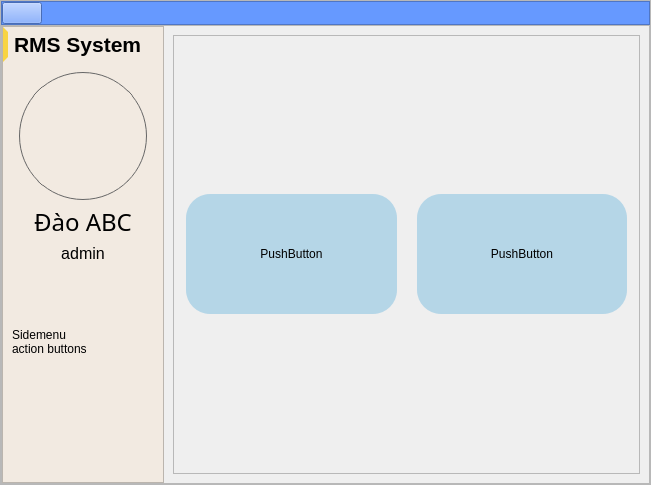
<?xml version="1.0" encoding="UTF-8"?>
<ui version="4.0">
 <class>MainWindow</class>
 <widget class="QMainWindow" name="MainWindow">
  <property name="geometry">
   <rect>
    <x>0</x>
    <y>0</y>
    <width>651</width>
    <height>485</height>
   </rect>
  </property>
  <property name="windowTitle">
   <string>MainWindow</string>
  </property>
  <widget class="QWidget" name="centralwidget">
   <layout class="QVBoxLayout" name="verticalLayout">
    <property name="spacing">
     <number>0</number>
    </property>
    <property name="leftMargin">
     <number>0</number>
    </property>
    <property name="topMargin">
     <number>0</number>
    </property>
    <property name="rightMargin">
     <number>0</number>
    </property>
    <property name="bottomMargin">
     <number>0</number>
    </property>
    <item>
     <widget class="QFrame" name="frame">
      <property name="sizePolicy">
       <sizepolicy hsizetype="Preferred" vsizetype="Expanding">
        <horstretch>0</horstretch>
        <verstretch>0</verstretch>
       </sizepolicy>
      </property>
      <property name="frameShape">
       <enum>QFrame::StyledPanel</enum>
      </property>
      <property name="frameShadow">
       <enum>QFrame::Raised</enum>
      </property>
      <layout class="QVBoxLayout" name="verticalLayout_3">
       <property name="spacing">
        <number>0</number>
       </property>
       <property name="leftMargin">
        <number>0</number>
       </property>
       <property name="topMargin">
        <number>0</number>
       </property>
       <property name="rightMargin">
        <number>0</number>
       </property>
       <property name="bottomMargin">
        <number>0</number>
       </property>
       <item>
        <widget class="QFrame" name="frame_2">
         <property name="styleSheet">
          <string notr="true">background-color: rgb(102, 153, 255);
color: rgb(255, 255, 255);</string>
         </property>
         <property name="frameShape">
          <enum>QFrame::StyledPanel</enum>
         </property>
         <property name="frameShadow">
          <enum>QFrame::Raised</enum>
         </property>
         <layout class="QHBoxLayout" name="horizontalLayout_4">
          <property name="spacing">
           <number>0</number>
          </property>
          <property name="leftMargin">
           <number>0</number>
          </property>
          <property name="topMargin">
           <number>0</number>
          </property>
          <property name="rightMargin">
           <number>0</number>
          </property>
          <property name="bottomMargin">
           <number>0</number>
          </property>
          <item alignment="Qt::AlignLeft">
           <widget class="QPushButton" name="pushButton_SideMenu">
            <property name="text">
             <string/>
            </property>
           </widget>
          </item>
         </layout>
        </widget>
       </item>
       <item>
        <widget class="QFrame" name="frame_16">
         <property name="frameShape">
          <enum>QFrame::StyledPanel</enum>
         </property>
         <property name="frameShadow">
          <enum>QFrame::Raised</enum>
         </property>
         <layout class="QHBoxLayout" name="horizontalLayout_14">
          <property name="spacing">
           <number>0</number>
          </property>
          <property name="leftMargin">
           <number>0</number>
          </property>
          <property name="topMargin">
           <number>0</number>
          </property>
          <property name="rightMargin">
           <number>0</number>
          </property>
          <property name="bottomMargin">
           <number>0</number>
          </property>
          <item alignment="Qt::AlignLeft">
           <widget class="QFrame" name="frame_SideMenu">
            <property name="styleSheet">
             <string notr="true">background: rgba(242, 234, 225, 1);
</string>
            </property>
            <property name="frameShape">
             <enum>QFrame::StyledPanel</enum>
            </property>
            <property name="frameShadow">
             <enum>QFrame::Raised</enum>
            </property>
            <layout class="QVBoxLayout" name="verticalLayout_25">
             <property name="spacing">
              <number>10</number>
             </property>
             <property name="leftMargin">
              <number>0</number>
             </property>
             <property name="topMargin">
              <number>0</number>
             </property>
             <property name="rightMargin">
              <number>0</number>
             </property>
             <property name="bottomMargin">
              <number>32</number>
             </property>
             <item>
              <widget class="QLabel" name="label">
               <property name="font">
                <font>
                 <family>Arial</family>
                 <pointsize>16</pointsize>
                 <weight>75</weight>
                 <bold>true</bold>
                </font>
               </property>
               <property name="styleSheet">
                <string notr="true">border:5px solid ;
border-left-color: rgba(248, 212, 66, 1);
border-top-color: rgba(102, 102, 102, 0);
border-right-color: rgba(102, 102, 102, 0);
border-bottom-color: rgba(102, 102, 102, 0);</string>
               </property>
               <property name="text">
                <string>RMS System</string>
               </property>
              </widget>
             </item>
             <item alignment="Qt::AlignTop">
              <widget class="QFrame" name="frame_30">
               <property name="styleSheet">
                <string notr="true">.QPushButton {
	border :1px solid ;
	border-color: rgb(102, 102, 102);
	border-radius: 64px;
}</string>
               </property>
               <property name="frameShape">
                <enum>QFrame::NoFrame</enum>
               </property>
               <property name="frameShadow">
                <enum>QFrame::Raised</enum>
               </property>
               <layout class="QVBoxLayout" name="verticalLayout_11">
                <property name="spacing">
                 <number>5</number>
                </property>
                <property name="leftMargin">
                 <number>16</number>
                </property>
                <property name="topMargin">
                 <number>0</number>
                </property>
                <property name="rightMargin">
                 <number>16</number>
                </property>
                <property name="bottomMargin">
                 <number>0</number>
                </property>
                <item alignment="Qt::AlignHCenter|Qt::AlignVCenter">
                 <widget class="QPushButton" name="pushButton_UserAvatar">
                  <property name="minimumSize">
                   <size>
                    <width>128</width>
                    <height>128</height>
                   </size>
                  </property>
                  <property name="maximumSize">
                   <size>
                    <width>128</width>
                    <height>128</height>
                   </size>
                  </property>
                  <property name="layoutDirection">
                   <enum>Qt::LeftToRight</enum>
                  </property>
                  <property name="styleSheet">
                   <string notr="true"/>
                  </property>
                  <property name="text">
                   <string/>
                  </property>
                 </widget>
                </item>
                <item>
                 <widget class="QLabel" name="label_UserName">
                  <property name="font">
                   <font>
                    <family>Avenir Next</family>
                    <pointsize>18</pointsize>
                    <weight>50</weight>
                    <bold>false</bold>
                   </font>
                  </property>
                  <property name="text">
                   <string>Đào ABC</string>
                  </property>
                  <property name="alignment">
                   <set>Qt::AlignCenter</set>
                  </property>
                 </widget>
                </item>
                <item>
                 <widget class="QLabel" name="label_UserRole">
                  <property name="font">
                   <font>
                    <pointsize>12</pointsize>
                   </font>
                  </property>
                  <property name="text">
                   <string>admin</string>
                  </property>
                  <property name="alignment">
                   <set>Qt::AlignCenter</set>
                  </property>
                 </widget>
                </item>
               </layout>
              </widget>
             </item>
             <item>
              <widget class="QFrame" name="frame_ActionButtons">
               <property name="sizePolicy">
                <sizepolicy hsizetype="Preferred" vsizetype="Expanding">
                 <horstretch>0</horstretch>
                 <verstretch>0</verstretch>
                </sizepolicy>
               </property>
               <property name="styleSheet">
                <string notr="true">.QPushButton {
	border-radius: 5px;
	background-color: rgba(254, 175, 0, 40);
	padding: 5px 5px 5px 5px;
}
.QPushButton::hover{
	border-radius: 5px;
	background-color: rgba(254, 175, 0, 180);
	padding: 5px 5px 5px 5px;
}</string>
               </property>
               <property name="frameShape">
                <enum>QFrame::NoFrame</enum>
               </property>
               <property name="frameShadow">
                <enum>QFrame::Raised</enum>
               </property>
               <layout class="QVBoxLayout" name="verticalLayout_21">
                <property name="topMargin">
                 <number>24</number>
                </property>
                <property name="bottomMargin">
                 <number>64</number>
                </property>
                <item>
                 <widget class="QLabel" name="label_9">
                  <property name="text">
                   <string>Sidemenu
action buttons</string>
                  </property>
                 </widget>
                </item>
               </layout>
              </widget>
             </item>
            </layout>
           </widget>
          </item>
          <item>
           <widget class="QStackedWidget" name="stackedWidget">
            <property name="sizePolicy">
             <sizepolicy hsizetype="Expanding" vsizetype="Expanding">
              <horstretch>0</horstretch>
              <verstretch>0</verstretch>
             </sizepolicy>
            </property>
            <property name="currentIndex">
             <number>2</number>
            </property>
            <widget class="QWidget" name="page_Login">
             <layout class="QHBoxLayout" name="horizontalLayout_3">
              <property name="spacing">
               <number>0</number>
              </property>
              <property name="leftMargin">
               <number>0</number>
              </property>
              <property name="topMargin">
               <number>0</number>
              </property>
              <property name="rightMargin">
               <number>0</number>
              </property>
              <property name="bottomMargin">
               <number>0</number>
              </property>
              <item alignment="Qt::AlignVCenter">
               <widget class="QFrame" name="frame_4">
                <property name="sizePolicy">
                 <sizepolicy hsizetype="Preferred" vsizetype="Expanding">
                  <horstretch>0</horstretch>
                  <verstretch>0</verstretch>
                 </sizepolicy>
                </property>
                <property name="frameShape">
                 <enum>QFrame::StyledPanel</enum>
                </property>
                <property name="frameShadow">
                 <enum>QFrame::Raised</enum>
                </property>
                <layout class="QVBoxLayout" name="verticalLayout_4">
                 <item>
                  <widget class="QLabel" name="label_2">
                   <property name="text">
                    <string>Đăng nhập</string>
                   </property>
                   <property name="alignment">
                    <set>Qt::AlignCenter</set>
                   </property>
                  </widget>
                 </item>
                 <item>
                  <widget class="QFrame" name="frame_3">
                   <property name="frameShape">
                    <enum>QFrame::StyledPanel</enum>
                   </property>
                   <property name="frameShadow">
                    <enum>QFrame::Raised</enum>
                   </property>
                   <layout class="QGridLayout" name="gridLayout_2">
                    <item row="0" column="0">
                     <widget class="QLabel" name="label_3">
                      <property name="text">
                       <string>Tài khoản:</string>
                      </property>
                     </widget>
                    </item>
                    <item row="1" column="0">
                     <widget class="QLabel" name="label_4">
                      <property name="text">
                       <string>Mật khẩu:</string>
                      </property>
                     </widget>
                    </item>
                    <item row="0" column="2">
                     <widget class="QLineEdit" name="lineEdit_Login_Username">
                      <property name="clearButtonEnabled">
                       <bool>true</bool>
                      </property>
                     </widget>
                    </item>
                    <item row="1" column="2">
                     <widget class="QFrame" name="frame_9">
                      <property name="frameShape">
                       <enum>QFrame::NoFrame</enum>
                      </property>
                      <property name="frameShadow">
                       <enum>QFrame::Plain</enum>
                      </property>
                      <layout class="QHBoxLayout" name="horizontalLayout_2">
                       <property name="spacing">
                        <number>10</number>
                       </property>
                       <property name="leftMargin">
                        <number>0</number>
                       </property>
                       <property name="topMargin">
                        <number>0</number>
                       </property>
                       <property name="rightMargin">
                        <number>0</number>
                       </property>
                       <property name="bottomMargin">
                        <number>0</number>
                       </property>
                       <item>
                        <widget class="QLineEdit" name="lineEdit_Login_Password">
                         <property name="echoMode">
                          <enum>QLineEdit::Password</enum>
                         </property>
                         <property name="clearButtonEnabled">
                          <bool>true</bool>
                         </property>
                        </widget>
                       </item>
                       <item alignment="Qt::AlignRight">
                        <widget class="QPushButton" name="pushButton_Login_PasswordShow">
                         <property name="styleSheet">
                          <string notr="true">background-color: rgb(255, 255, 255);</string>
                         </property>
                         <property name="text">
                          <string/>
                         </property>
                        </widget>
                       </item>
                      </layout>
                     </widget>
                    </item>
                   </layout>
                  </widget>
                 </item>
                 <item>
                  <widget class="QFrame" name="frame_6">
                   <property name="frameShape">
                    <enum>QFrame::StyledPanel</enum>
                   </property>
                   <property name="frameShadow">
                    <enum>QFrame::Raised</enum>
                   </property>
                   <layout class="QVBoxLayout" name="verticalLayout_5">
                    <item alignment="Qt::AlignHCenter">
                     <widget class="QPushButton" name="pushButton_Login_Login">
                      <property name="maximumSize">
                       <size>
                        <width>230</width>
                        <height>16777215</height>
                       </size>
                      </property>
                      <property name="text">
                       <string>Đăng nhập</string>
                      </property>
                     </widget>
                    </item>
                    <item>
                     <widget class="QPushButton" name="pushButton_Login_ForgotPassword">
                      <property name="styleSheet">
                       <string notr="true">text-decoration:underline solid;
background-color: rgba(255, 255, 255, 0);</string>
                      </property>
                      <property name="text">
                       <string>Quên mật khẩu</string>
                      </property>
                      <property name="checkable">
                       <bool>false</bool>
                      </property>
                     </widget>
                    </item>
                   </layout>
                  </widget>
                 </item>
                 <item>
                  <widget class="QLabel" name="label_Login_Notification">
                   <property name="styleSheet">
                    <string notr="true">color: rgb(255, 0, 0);</string>
                   </property>
                   <property name="text">
                    <string/>
                   </property>
                   <property name="alignment">
                    <set>Qt::AlignCenter</set>
                   </property>
                  </widget>
                 </item>
                </layout>
               </widget>
              </item>
             </layout>
            </widget>
            <widget class="QWidget" name="page_ChangePassword">
             <layout class="QVBoxLayout" name="verticalLayout_12">
              <property name="spacing">
               <number>0</number>
              </property>
              <property name="leftMargin">
               <number>0</number>
              </property>
              <property name="topMargin">
               <number>0</number>
              </property>
              <property name="rightMargin">
               <number>0</number>
              </property>
              <property name="bottomMargin">
               <number>0</number>
              </property>
              <item alignment="Qt::AlignVCenter">
               <widget class="QFrame" name="frame_12">
                <property name="sizePolicy">
                 <sizepolicy hsizetype="Preferred" vsizetype="Expanding">
                  <horstretch>0</horstretch>
                  <verstretch>0</verstretch>
                 </sizepolicy>
                </property>
                <property name="frameShape">
                 <enum>QFrame::StyledPanel</enum>
                </property>
                <property name="frameShadow">
                 <enum>QFrame::Raised</enum>
                </property>
                <layout class="QVBoxLayout" name="verticalLayout_13">
                 <item>
                  <widget class="QLabel" name="label_5">
                   <property name="text">
                    <string>Đổi mật khẩu</string>
                   </property>
                   <property name="alignment">
                    <set>Qt::AlignCenter</set>
                   </property>
                  </widget>
                 </item>
                 <item>
                  <widget class="QFrame" name="frame_17">
                   <property name="frameShape">
                    <enum>QFrame::StyledPanel</enum>
                   </property>
                   <property name="frameShadow">
                    <enum>QFrame::Raised</enum>
                   </property>
                   <layout class="QGridLayout" name="gridLayout">
                    <property name="verticalSpacing">
                     <number>0</number>
                    </property>
                    <item row="1" column="0">
                     <widget class="QLabel" name="label_6">
                      <property name="text">
                       <string>Mật khẩu cũ:</string>
                      </property>
                     </widget>
                    </item>
                    <item row="3" column="0">
                     <widget class="QLabel" name="label_7">
                      <property name="text">
                       <string>Mật khẩu mới:</string>
                      </property>
                     </widget>
                    </item>
                    <item row="4" column="0">
                     <widget class="QLabel" name="label_8">
                      <property name="text">
                       <string>Nhập lại mật khẩu:</string>
                      </property>
                     </widget>
                    </item>
                    <item row="4" column="1">
                     <widget class="QFrame" name="frame_20">
                      <property name="frameShape">
                       <enum>QFrame::NoFrame</enum>
                      </property>
                      <property name="frameShadow">
                       <enum>QFrame::Plain</enum>
                      </property>
                      <property name="lineWidth">
                       <number>0</number>
                      </property>
                      <layout class="QHBoxLayout" name="horizontalLayout_7">
                       <property name="spacing">
                        <number>10</number>
                       </property>
                       <property name="leftMargin">
                        <number>0</number>
                       </property>
                       <property name="topMargin">
                        <number>0</number>
                       </property>
                       <property name="rightMargin">
                        <number>0</number>
                       </property>
                       <property name="bottomMargin">
                        <number>0</number>
                       </property>
                       <item>
                        <widget class="QLineEdit" name="lineEdit_ChangePassword_NewPasswordRetype">
                         <property name="echoMode">
                          <enum>QLineEdit::Password</enum>
                         </property>
                         <property name="clearButtonEnabled">
                          <bool>true</bool>
                         </property>
                        </widget>
                       </item>
                       <item>
                        <widget class="QPushButton" name="pushButton_ChangePassword_NewPasswordRetypeShow">
                         <property name="styleSheet">
                          <string notr="true">background-color: rgb(255, 255, 255);</string>
                         </property>
                         <property name="text">
                          <string/>
                         </property>
                        </widget>
                       </item>
                      </layout>
                     </widget>
                    </item>
                    <item row="3" column="1">
                     <widget class="QFrame" name="frame_19">
                      <property name="frameShape">
                       <enum>QFrame::NoFrame</enum>
                      </property>
                      <property name="frameShadow">
                       <enum>QFrame::Plain</enum>
                      </property>
                      <property name="lineWidth">
                       <number>0</number>
                      </property>
                      <layout class="QHBoxLayout" name="horizontalLayout_6">
                       <property name="spacing">
                        <number>10</number>
                       </property>
                       <property name="leftMargin">
                        <number>0</number>
                       </property>
                       <property name="topMargin">
                        <number>0</number>
                       </property>
                       <property name="rightMargin">
                        <number>0</number>
                       </property>
                       <property name="bottomMargin">
                        <number>0</number>
                       </property>
                       <item>
                        <widget class="QLineEdit" name="lineEdit_ChangePassword_NewPassword">
                         <property name="echoMode">
                          <enum>QLineEdit::Password</enum>
                         </property>
                         <property name="clearButtonEnabled">
                          <bool>true</bool>
                         </property>
                        </widget>
                       </item>
                       <item>
                        <widget class="QPushButton" name="pushButton_ChangePassword_NewPasswordShow">
                         <property name="styleSheet">
                          <string notr="true">background-color: rgb(255, 255, 255);</string>
                         </property>
                         <property name="text">
                          <string/>
                         </property>
                        </widget>
                       </item>
                      </layout>
                     </widget>
                    </item>
                    <item row="1" column="1">
                     <widget class="QFrame" name="frame_18">
                      <property name="frameShape">
                       <enum>QFrame::NoFrame</enum>
                      </property>
                      <property name="frameShadow">
                       <enum>QFrame::Plain</enum>
                      </property>
                      <property name="lineWidth">
                       <number>0</number>
                      </property>
                      <layout class="QHBoxLayout" name="horizontalLayout_5">
                       <property name="spacing">
                        <number>10</number>
                       </property>
                       <property name="leftMargin">
                        <number>0</number>
                       </property>
                       <property name="topMargin">
                        <number>0</number>
                       </property>
                       <property name="rightMargin">
                        <number>0</number>
                       </property>
                       <property name="bottomMargin">
                        <number>0</number>
                       </property>
                       <item>
                        <widget class="QLineEdit" name="lineEdit_ChangePassword_OldPassword">
                         <property name="echoMode">
                          <enum>QLineEdit::Password</enum>
                         </property>
                         <property name="clearButtonEnabled">
                          <bool>true</bool>
                         </property>
                        </widget>
                       </item>
                       <item>
                        <widget class="QPushButton" name="pushButton_ChangePassword_OldPasswordShow">
                         <property name="styleSheet">
                          <string notr="true">background-color: rgb(255, 255, 255);</string>
                         </property>
                         <property name="text">
                          <string/>
                         </property>
                        </widget>
                       </item>
                      </layout>
                     </widget>
                    </item>
                   </layout>
                  </widget>
                 </item>
                 <item>
                  <widget class="QFrame" name="frame_15">
                   <property name="frameShape">
                    <enum>QFrame::StyledPanel</enum>
                   </property>
                   <property name="frameShadow">
                    <enum>QFrame::Raised</enum>
                   </property>
                   <layout class="QHBoxLayout" name="horizontalLayout_9">
                    <item>
                     <widget class="QPushButton" name="pushButton_ChangePassword_Cancel">
                      <property name="text">
                       <string>Huỷ</string>
                      </property>
                     </widget>
                    </item>
                    <item>
                     <widget class="QPushButton" name="pushButton_ChangePassword_Accept">
                      <property name="text">
                       <string>Đổi mật khẩu</string>
                      </property>
                     </widget>
                    </item>
                   </layout>
                  </widget>
                 </item>
                 <item>
                  <widget class="QLabel" name="label_ChangePassword_Notification">
                   <property name="styleSheet">
                    <string notr="true">color: rgb(255, 0, 0);</string>
                   </property>
                   <property name="text">
                    <string/>
                   </property>
                   <property name="alignment">
                    <set>Qt::AlignCenter</set>
                   </property>
                  </widget>
                 </item>
                </layout>
               </widget>
              </item>
             </layout>
            </widget>
            <widget class="QWidget" name="page_Settings">
             <layout class="QVBoxLayout" name="verticalLayout_7">
              <item>
               <widget class="QFrame" name="frame_Settings">
                <property name="styleSheet">
                 <string notr="true">.QPushButton {
	background-color: rgba(54, 159, 212, 80);
	border-radius: 24px;
}
.QPushButton:hover{
	background-color: rgba(54, 159, 212, 160);
	border-radius: 24px 24px 24px 24px;
}</string>
                </property>
                <property name="frameShape">
                 <enum>QFrame::StyledPanel</enum>
                </property>
                <property name="frameShadow">
                 <enum>QFrame::Raised</enum>
                </property>
                <layout class="QHBoxLayout" name="horizontalLayout_12">
                 <property name="spacing">
                  <number>20</number>
                 </property>
                 <property name="leftMargin">
                  <number>12</number>
                 </property>
                 <property name="topMargin">
                  <number>64</number>
                 </property>
                 <property name="rightMargin">
                  <number>12</number>
                 </property>
                 <property name="bottomMargin">
                  <number>64</number>
                 </property>
                 <item>
                  <widget class="QPushButton" name="pushButton_SettingsAccount">
                   <property name="minimumSize">
                    <size>
                     <width>120</width>
                     <height>60</height>
                    </size>
                   </property>
                   <property name="maximumSize">
                    <size>
                     <width>240</width>
                     <height>120</height>
                    </size>
                   </property>
                   <property name="text">
                    <string>PushButton</string>
                   </property>
                  </widget>
                 </item>
                 <item>
                  <widget class="QPushButton" name="pushButton_ChangePassword">
                   <property name="minimumSize">
                    <size>
                     <width>120</width>
                     <height>60</height>
                    </size>
                   </property>
                   <property name="maximumSize">
                    <size>
                     <width>240</width>
                     <height>120</height>
                    </size>
                   </property>
                   <property name="text">
                    <string>PushButton</string>
                   </property>
                  </widget>
                 </item>
                </layout>
               </widget>
              </item>
             </layout>
            </widget>
            <widget class="QWidget" name="page_List">
             <layout class="QVBoxLayout" name="verticalLayout_14">
              <property name="spacing">
               <number>0</number>
              </property>
              <property name="leftMargin">
               <number>0</number>
              </property>
              <property name="topMargin">
               <number>0</number>
              </property>
              <property name="rightMargin">
               <number>0</number>
              </property>
              <property name="bottomMargin">
               <number>0</number>
              </property>
              <item>
               <widget class="QFrame" name="frame_5">
                <property name="frameShape">
                 <enum>QFrame::StyledPanel</enum>
                </property>
                <property name="frameShadow">
                 <enum>QFrame::Raised</enum>
                </property>
                <layout class="QHBoxLayout" name="horizontalLayout">
                 <property name="spacing">
                  <number>20</number>
                 </property>
                 <property name="leftMargin">
                  <number>20</number>
                 </property>
                 <property name="topMargin">
                  <number>0</number>
                 </property>
                 <property name="rightMargin">
                  <number>20</number>
                 </property>
                 <property name="bottomMargin">
                  <number>0</number>
                 </property>
                 <item alignment="Qt::AlignLeft">
                  <widget class="QFrame" name="frame_List_NavigationButtons">
                   <property name="frameShape">
                    <enum>QFrame::StyledPanel</enum>
                   </property>
                   <property name="frameShadow">
                    <enum>QFrame::Raised</enum>
                   </property>
                   <layout class="QHBoxLayout" name="horizontalLayout_8">
                    <item>
                     <widget class="QPushButton" name="pushButton_4">
                      <property name="styleSheet">
                       <string notr="true">background-color: rgb(255, 255, 255);</string>
                      </property>
                      <property name="text">
                       <string/>
                      </property>
                     </widget>
                    </item>
                   </layout>
                  </widget>
                 </item>
                 <item alignment="Qt::AlignRight">
                  <widget class="QFrame" name="frame_List_FunctionalButtons">
                   <property name="frameShape">
                    <enum>QFrame::StyledPanel</enum>
                   </property>
                   <property name="frameShadow">
                    <enum>QFrame::Raised</enum>
                   </property>
                   <layout class="QHBoxLayout" name="horizontalLayout_10"/>
                  </widget>
                 </item>
                </layout>
               </widget>
              </item>
              <item>
               <widget class="QFrame" name="frame_List">
                <property name="frameShape">
                 <enum>QFrame::StyledPanel</enum>
                </property>
                <property name="frameShadow">
                 <enum>QFrame::Raised</enum>
                </property>
                <layout class="QVBoxLayout" name="verticalLayout_15">
                 <property name="spacing">
                  <number>0</number>
                 </property>
                 <property name="leftMargin">
                  <number>0</number>
                 </property>
                 <property name="topMargin">
                  <number>0</number>
                 </property>
                 <property name="rightMargin">
                  <number>0</number>
                 </property>
                 <property name="bottomMargin">
                  <number>0</number>
                 </property>
                 <item>
                  <widget class="QScrollArea" name="scrollArea_List">
                   <property name="widgetResizable">
                    <bool>true</bool>
                   </property>
                   <widget class="QWidget" name="scrollAreaWidgetContents_List">
                    <property name="geometry">
                     <rect>
                      <x>0</x>
                      <y>0</y>
                      <width>481</width>
                      <height>411</height>
                     </rect>
                    </property>
                    <layout class="QVBoxLayout" name="verticalLayout_16">
                     <item>
                      <widget class="QFrame" name="frame_List_Container">
                       <property name="frameShape">
                        <enum>QFrame::StyledPanel</enum>
                       </property>
                       <property name="frameShadow">
                        <enum>QFrame::Raised</enum>
                       </property>
                      </widget>
                     </item>
                    </layout>
                   </widget>
                  </widget>
                 </item>
                </layout>
               </widget>
              </item>
             </layout>
            </widget>
            <widget class="QWidget" name="page_Database">
             <layout class="QVBoxLayout" name="verticalLayout_17">
              <property name="spacing">
               <number>0</number>
              </property>
              <property name="leftMargin">
               <number>0</number>
              </property>
              <property name="topMargin">
               <number>0</number>
              </property>
              <property name="rightMargin">
               <number>0</number>
              </property>
              <property name="bottomMargin">
               <number>0</number>
              </property>
             </layout>
            </widget>
            <widget class="QWidget" name="page_Home">
             <layout class="QVBoxLayout" name="verticalLayout_2">
              <property name="spacing">
               <number>0</number>
              </property>
              <property name="leftMargin">
               <number>0</number>
              </property>
              <property name="topMargin">
               <number>0</number>
              </property>
              <property name="rightMargin">
               <number>0</number>
              </property>
              <property name="bottomMargin">
               <number>0</number>
              </property>
              <item>
               <widget class="QFrame" name="frame_7">
                <property name="frameShape">
                 <enum>QFrame::StyledPanel</enum>
                </property>
                <property name="frameShadow">
                 <enum>QFrame::Raised</enum>
                </property>
                <layout class="QVBoxLayout" name="verticalLayout_6">
                 <item>
                  <widget class="QFrame" name="frame_Home">
                   <property name="styleSheet">
                    <string notr="true">.QPushButton {
	background-color: rgba(54, 159, 212, 80);
	border-radius: 24px;
}
.QPushButton:hover{
	background-color: rgba(54, 159, 212, 160);
	border-radius: 24px 24px 24px 24px;
}</string>
                   </property>
                   <property name="frameShape">
                    <enum>QFrame::StyledPanel</enum>
                   </property>
                   <property name="frameShadow">
                    <enum>QFrame::Raised</enum>
                   </property>
                   <layout class="QHBoxLayout" name="horizontalLayout_11">
                    <property name="spacing">
                     <number>20</number>
                    </property>
                    <property name="topMargin">
                     <number>64</number>
                    </property>
                    <property name="bottomMargin">
                     <number>64</number>
                    </property>
                    <item>
                     <widget class="QPushButton" name="pushButton_Contestants">
                      <property name="minimumSize">
                       <size>
                        <width>120</width>
                        <height>120</height>
                       </size>
                      </property>
                      <property name="maximumSize">
                       <size>
                        <width>640</width>
                        <height>200</height>
                       </size>
                      </property>
                      <property name="font">
                       <font>
                        <pointsize>24</pointsize>
                       </font>
                      </property>
                      <property name="text">
                       <string>Contestants</string>
                      </property>
                     </widget>
                    </item>
                    <item>
                     <widget class="QPushButton" name="pushButton_Jobs">
                      <property name="minimumSize">
                       <size>
                        <width>120</width>
                        <height>120</height>
                       </size>
                      </property>
                      <property name="maximumSize">
                       <size>
                        <width>640</width>
                        <height>200</height>
                       </size>
                      </property>
                      <property name="font">
                       <font>
                        <pointsize>24</pointsize>
                       </font>
                      </property>
                      <property name="text">
                       <string>Jobs</string>
                      </property>
                     </widget>
                    </item>
                    <item>
                     <widget class="QPushButton" name="pushButton_Interviewers">
                      <property name="minimumSize">
                       <size>
                        <width>120</width>
                        <height>120</height>
                       </size>
                      </property>
                      <property name="maximumSize">
                       <size>
                        <width>640</width>
                        <height>200</height>
                       </size>
                      </property>
                      <property name="font">
                       <font>
                        <pointsize>24</pointsize>
                       </font>
                      </property>
                      <property name="text">
                       <string>Interviewers</string>
                      </property>
                     </widget>
                    </item>
                   </layout>
                  </widget>
                 </item>
                </layout>
               </widget>
              </item>
             </layout>
            </widget>
           </widget>
          </item>
         </layout>
        </widget>
       </item>
      </layout>
     </widget>
    </item>
   </layout>
  </widget>
 </widget>
 <resources/>
 <connections/>
</ui>
